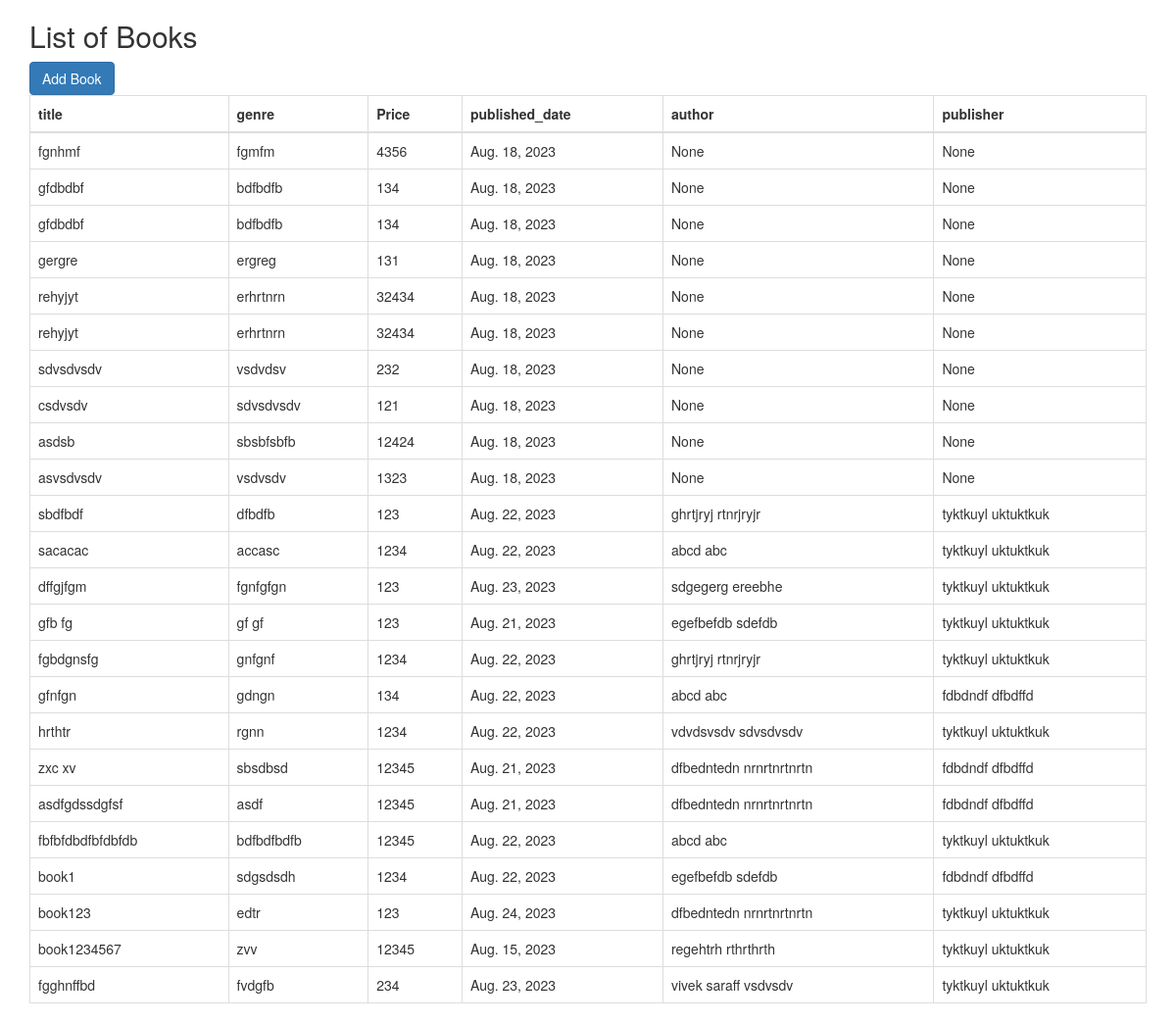
Screenshot of /book_info/ with the database file from the repository.
### eshopping/models.py (models this page shows, shortened)
class Books(models.Model):
  title = models.CharField(max_length=100)
  genre = models.CharField(max_length=200)
  price = models.IntegerField(null=True)
  published_date = models.DateField()
  author = models.ForeignKey('Author', on_delete=models.CASCADE, related_name='books', related_query_name='books',null=True, blank=True)
  publisher = models.ForeignKey('Publisher', on_delete=models.CASCADE, related_name='books', related_query_name='books', null=True, blank=True)

class Author(models.Model):
  firstname = models.CharField(max_length=100)
  lastname = models.CharField(max_length=100)
  address = models.CharField(max_length=200, null=True)
  zipcode = models.IntegerField(null=True)
  telephone = models.CharField(max_length=100, null=True)
  recommendedby = models.ForeignKey('Author', on_delete=models.CASCADE, related_name='recommended_authors', related_query_name='recommended_authors', null=True, blank=True)
  joindate = models.DateField()
  popularity_score = models.IntegerField()
  followers = models.ManyToManyField('User', related_name='followed_authors', related_query_name='followed_authors', null=True, blank=True)
  def __str__(self):
    return self.firstname + ' ' + self.lastname

class Publisher(models.Model):
  firstname = models.CharField(max_length=100)
  lastname = models.CharField(max_length=100)
  recommendedby = models.ForeignKey('Publisher', on_delete=models.CASCADE, null=True, blank=True)
  joindate = models.DateField()
  popularity_score = models.IntegerField()
  def __str__(self):
    return self.firstname + ' ' + self.lastname

### eshopping/views.py (the view)
# urls.py: path('book_info/',views.books_info, name='book_info' ),
def books_info(request):
    books = Books.objects.all()
    return render(request, 'book_info.html', {'books': books})

### eshopping/templates/book_info.html (shortened to what this page needs)
<!DOCTYPE html>
<html>
<head>
    <link rel="stylesheet" href="https://maxcdn.bootstrapcdn.com/bootstrap/3.3.7/css/bootstrap.min.css">
</head>
<body>
    <div class="container">
        <h2>List of Books</h2>
            <div class="text-left">
                <a class="btn btn-primary" href="/create_book">Add Book</a>
            </div>
        <table class="table table-bordered">
            <thead>
                <tr>
                    <th>title</th>
                    <th>genre</th>
                    <th>Price</th>
                    <th>published_date</th>
                    <th>author</th>
                    <th>publisher</th>
                </tr>
            </thead>
            <tbody>
                {% for book in books %}
                <tr>
                    <td>{{book.title}}</td>
                    <td>{{book.genre}}</td>
                    <td>{{book.price}}</td>
                    <td>{{book.published_date}}</td>
                    <td>{{book.author}}</td>
                    <td>{{book.publisher}}</td>
                </tr>
                {% endfor %}
            </tbody>
        </table>
    </div>
</body>
</html>

### rows the page displays
Books: title "fgnhmf", genre "fgmfm", price "4356", published_date "Aug. 18, 2023", author "None", publisher "None"
Books: title "gfdbdbf", genre "bdfbdfb", price "134", published_date "Aug. 18, 2023", author "None", publisher "None"
Books: title "gfdbdbf", genre "bdfbdfb", price "134", published_date "Aug. 18, 2023", author "None", publisher "None"
Books: title "gergre", genre "ergreg", price "131", published_date "Aug. 18, 2023", author "None", publisher "None"
Books: title "rehyjyt", genre "erhrtnrn", price "32434", published_date "Aug. 18, 2023", author "None", publisher "None"
Books: title "rehyjyt", genre "erhrtnrn", price "32434", published_date "Aug. 18, 2023", author "None", publisher "None"
Books: title "sdvsdvsdv", genre "vsdvdsv", price "232", published_date "Aug. 18, 2023", author "None", publisher "None"
Books: title "csdvsdv", genre "sdvsdvsdv", price "121", published_date "Aug. 18, 2023", author "None", publisher "None"
Books: title "asdsb", genre "sbsbfsbfb", price "12424", published_date "Aug. 18, 2023", author "None", publisher "None"
Books: title "asvsdvsdv", genre "vsdvsdv", price "1323", published_date "Aug. 18, 2023", author "None", publisher "None"
Books: title "sbdfbdf", genre "dfbdfb", price "123", published_date "Aug. 22, 2023", author "ghrtjryj rtnrjryjr", publisher "tyktkuyl uktuktkuk"
Books: title "sacacac", genre "accasc", price "1234", published_date "Aug. 22, 2023", author "abcd abc", publisher "tyktkuyl uktuktkuk"
Books: title "dffgjfgm", genre "fgnfgfgn", price "123", published_date "Aug. 23, 2023", author "sdgegerg ereebhe", publisher "tyktkuyl uktuktkuk"
Books: title "gfb fg", genre "gf gf", price "123", published_date "Aug. 21, 2023", author "egefbefdb sdefdb", publisher "tyktkuyl uktuktkuk"
Books: title "fgbdgnsfg", genre "gnfgnf", price "1234", published_date "Aug. 22, 2023", author "ghrtjryj rtnrjryjr", publisher "tyktkuyl uktuktkuk"
Books: title "gfnfgn", genre "gdngn", price "134", published_date "Aug. 22, 2023", author "abcd abc", publisher "fdbdndf dfbdffd"
Books: title "hrthtr", genre "rgnn", price "1234", published_date "Aug. 22, 2023", author "vdvdsvsdv sdvsdvsdv", publisher "tyktkuyl uktuktkuk"
Books: title "zxc xv", genre "sbsdbsd", price "12345", published_date "Aug. 21, 2023", author "dfbedntedn nrnrtnrtnrtn", publisher "fdbdndf dfbdffd"
Books: title "asdfgdssdgfsf", genre "asdf", price "12345", published_date "Aug. 21, 2023", author "dfbedntedn nrnrtnrtnrtn", publisher "fdbdndf dfbdffd"
Books: title "fbfbfdbdfbfdbfdb", genre "bdfbdfbdfb", price "12345", published_date "Aug. 22, 2023", author "abcd abc", publisher "tyktkuyl uktuktkuk"
Books: title "book1", genre "sdgsdsdh", price "1234", published_date "Aug. 22, 2023", author "egefbefdb sdefdb", publisher "fdbdndf dfbdffd"
Books: title "book123", genre "edtr", price "123", published_date "Aug. 24, 2023", author "dfbedntedn nrnrtnrtnrtn", publisher "tyktkuyl uktuktkuk"
Books: title "book1234567", genre "zvv", price "12345", published_date "Aug. 15, 2023", author "regehtrh rthrthrth", publisher "tyktkuyl uktuktkuk"
Books: title "fgghnffbd", genre "fvdgfb", price "234", published_date "Aug. 23, 2023", author "vivek saraff vsdvsdv", publisher "tyktkuyl uktuktkuk"
